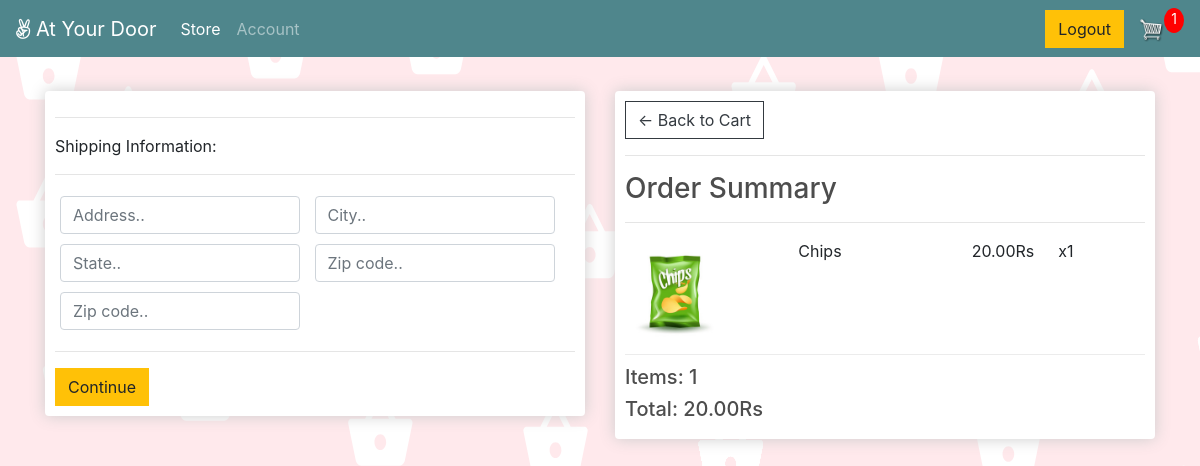
/checkout/ (signed in), run on the app's committed database.
### store/models.py (models this page shows, shortened)
class OrderItem(models.Model):
	product = models.ForeignKey(Product, on_delete=models.SET_NULL, null=True)
	order = models.ForeignKey(Order, on_delete=models.SET_NULL, null=True)
	quantity = models.IntegerField(default=0, null=True, blank=True)
	date_added = models.DateTimeField(auto_now_add=True)
	@property
	def get_total(self):
		total = self.product.price * self.quantity
		return total

class Product(models.Model):
	name = models.CharField(max_length=200)
	price = models.FloatField()
	digital = models.BooleanField(default=False,null=True, blank=True)
	image = models.ImageField(null=True, blank=True)
	category = models.ManyToManyField(Tags, blank=True)
	@property
	def imageURL(self):
		try:
			url = self.image.url
		except:
			url = ''
		return url

class Order(models.Model):
	customer = models.OneToOneField(User, null=True, blank=True, on_delete=models.CASCADE)
	date_ordered = models.DateTimeField(auto_now_add=True,null=True)
	complete = models.BooleanField(default=False)
	transaction_id = models.CharField(max_length=100, null=True)
	@property
	def shipping(self):
		shipping = False
		orderitems = self.orderitem_set.all()
		for i in orderitems:
			if i.product.digital == False:
				shipping = True
		return shipping
	@property
	def get_cart_total(self):
		orderitems = self.orderitem_set.all()
		total = sum([item.get_total for item in orderitems])
		return total
	@property
	def get_cart_items(self):
		orderitems = self.orderitem_set.all()
		total = sum([item.quantity for item in orderitems])
		return total

### store/views.py (the view)
# urls.py: path('checkout/', views.checkout, name="checkout"),
@login_required(login_url='login')
def checkout(request):
	data = cartData(request)
	cartItems = data['cartItems']
	order = data['order']
	items = data['items']
	context = {'items':items, 'order':order, 'cartItems':cartItems}
	return render(request, 'store/checkout.html', context)

### store/utils.py (called while the page is built)
def cartData(request):
	if request.user.is_authenticated:
		customer = request.user
		order, created = Order.objects.get_or_create(customer=customer, complete=False)
		items = order.orderitem_set.all()
		cartItems = order.get_cart_items
	else:
		cookieData = cookieCart(request)
		cartItems = cookieData['cartItems']
		order = cookieData['order']
		items = cookieData['items']
	return {'cartItems':cartItems ,'order':order, 'items':items}

### store/templates/store/checkout.html (shortened to what this page needs)
{% extends 'store/main.html' %}
{% load static %}
{% block content %}
     <div class="row">
		<div class="col-lg-6">
			<div class="box-element" id="form-wrapper">
				<form id="form">
					<div id="shipping-info">
						<hr>
						<p>Shipping Information:</p>
						<hr>
						<div class="form-field">
							<input class="form-control" type="text" name="address" placeholder="Address..">
						</div>
						<div class="form-field">
							<input class="form-control" type="text" name="city" placeholder="City..">
						</div>
						<div class="form-field">
							<input class="form-control" type="text" name="state" placeholder="State..">
						</div>
						<div class="form-field">
							<input class="form-control" type="text" name="zipcode" placeholder="Zip code..">
						</div>
						<div class="form-field">
							<input class="form-control" type="text" name="country" placeholder="Zip code..">
						</div>
					</div>
					<hr>
					<a href="{% url 'payment' %}"class="btn btn-warning">Continue</a>
				</form>
			</div>
			<br>
		</div>
		<div class="col-lg-6">
			<div class="box-element">
				<a  class="btn btn-outline-dark" href="{% url 'cart' %}">&#x2190; Back to Cart</a>
				<hr>
				<h3>Order Summary</h3>
				<hr>
				{% for item in items %}
				<div class="cart-row">
					<div style="flex:2"><img class="row-image" src="{{item.product.imageURL}}"></div>
					<div style="flex:2"><p>{{item.product.name}}</p></div>
					<div style="flex:1"><p>{{item.product.price|floatformat:2}}Rs</p></div>
					<div style="flex:1"><p>x{{item.quantity}}</p></div>
				</div>
				{% endfor %}
				<h5>Items:   {{order.get_cart_items}}</h5>
				<h5>Total:   {{order.get_cart_total|floatformat:2}}Rs</h5>
			</div>
		</div>
	</div>
{% endblock content %}

### static/css/main.css (style rules this page uses)
body { background-color: hsl(0, 0%, 98%); }
h1,h2,h3,h4,h5,h6 { color:hsl(0, 0%, 30%); }
.box-element { box-shadow:hsl(0, 0%, 80%) 0 0 16px; background-color: #fff; border-radius: 4px; padding: 10px; }
.col-lg-4, .col-lg-6, .col-lg-8, .col-lg-12 { margin-top: 10px; }
.btn { border-radius: 0; }
.row-image { width: 100px; }
.form-field { width:250px; display: inline-block; padding: 5px; }
.cart-row { display: flex; align-items: flex-stretch; padding-bottom: 10px; margin-bottom: 10px; border-bottom: 1px solid #ececec; }

### store/templates/store/main.html (style rules this page uses)
body { background-image:url('static/images/Web 1920 – 1.png'); background-repeat: repeat; background-color: #d7c8cb; }

### data on the page
OrderItem: product.imageURL (picture), product.name "Chips", product.price "20.00", quantity "1"
Order: get_cart_items "1", get_cart_total "20.00"

### other printed values
{{ cartItems }} "1"
